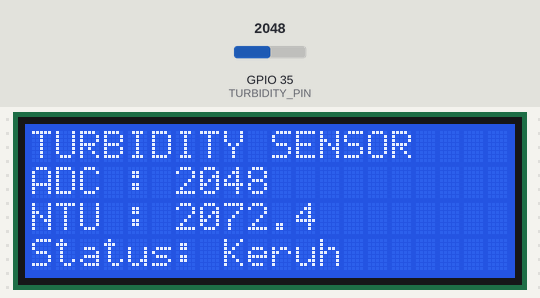
Recording of a sketch running on a simulated ESP32. Shown: 20×4 character LCD. The inputs (shaded band) are chosen by the test bench; at power-on: GPIO 35 (TURBIDITY_PIN) = 2048. What the sketch prints to the serial monitor is not drawn.

Above: at 2.7 s.
2.8 s: GPIO 35 (TURBIDITY_PIN) set to 2866
At 4.6 s:
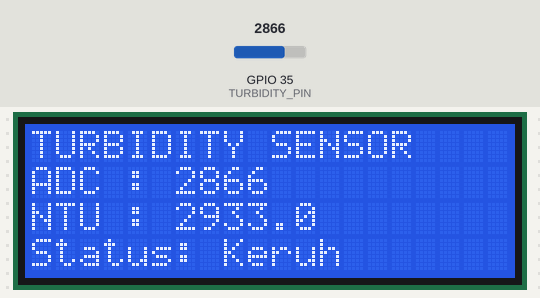
5.2 s: GPIO 35 (TURBIDITY_PIN) set to 3603
At 6.2 s:
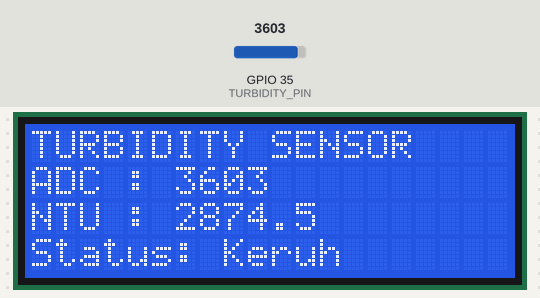
7.4 s: GPIO 35 (TURBIDITY_PIN) set to 4095
At 9.0 s:
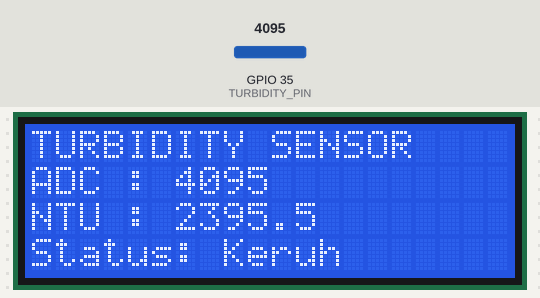
Timing chart, 0 to 10.5 s (numbered marks = the images above; inputs shaded):
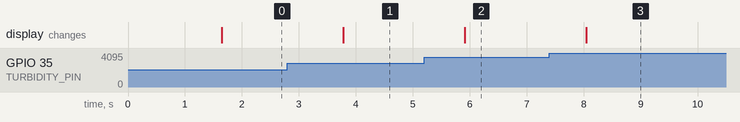

Measured:
- after the input at 2.8 s, the display: changes after 0.98 s (image 1)
- after the input at 5.2 s, the display: changes after 0.71 s (image 2)
- after the input at 7.4 s, the display: changes after 0.64 s (image 3)

The sketch:

code_turbidity_NTU.ino
```cpp
#include <Wire.h>
#include <LiquidCrystal_I2C.h>

// ================= LCD =================
#define SDA_LCD 21
#define SCL_LCD 22
LiquidCrystal_I2C lcd(0x27, 20, 4);

// ================= TURBIDITY =================
#define TURBIDITY_PIN 35   // ADC1 (AMAN WiFi)

void setup() {
  Serial.begin(115200);

  // ADC ESP32 full range 0–3.3V
  analogSetPinAttenuation(TURBIDITY_PIN, ADC_11db);

  // LCD INIT
  Wire.begin(SDA_LCD, SCL_LCD);
  lcd.init();
  lcd.backlight();
  lcd.clear();

  lcd.setCursor(0, 0);
  lcd.print("TURBIDITY SENSOR");
  delay(1500);
}

void loop() {
  int adc = analogRead(TURBIDITY_PIN);
  float voltage = adc * (3.3 / 4095.0);

  // ===== HITUNG NTU (ESTIMASI) =====
  float ntu;
  if (voltage < 0.5) {
    ntu = 3000; // sangat keruh
  } else {
    ntu = -1120.4 * voltage * voltage + 5742.3 * voltage - 4352.9;
    if (ntu < 0) ntu = 0;
  }

  // ===== STATUS AIR =====
  String status;
  if (ntu < 50) {
    status = "Jernih";
  } else if (ntu < 200) {
    status = "Agak Keruh";
  } else {
    status = "Keruh";
  }

  // ===== SERIAL =====
  Serial.print("ADC: ");
  Serial.print(adc);
  Serial.print(" | V: ");
  Serial.print(voltage, 3);
  Serial.print(" | NTU: ");
  Serial.print(ntu, 1);
  Serial.print(" | ");
  Serial.println(status);

  // ===== LCD =====
  lcd.setCursor(0, 0);
  lcd.print("TURBIDITY SENSOR  ");

  lcd.setCursor(0, 1);
  lcd.print("ADC : ");
  lcd.print(adc);
  lcd.print("     ");

  lcd.setCursor(0, 2);
  lcd.print("NTU : ");
  lcd.print(ntu, 1);
  lcd.print("        ");

  lcd.setCursor(0, 3);
  lcd.print("Status: ");
  lcd.print(status);
  lcd.print("   ");

  delay(1000);
}
```
